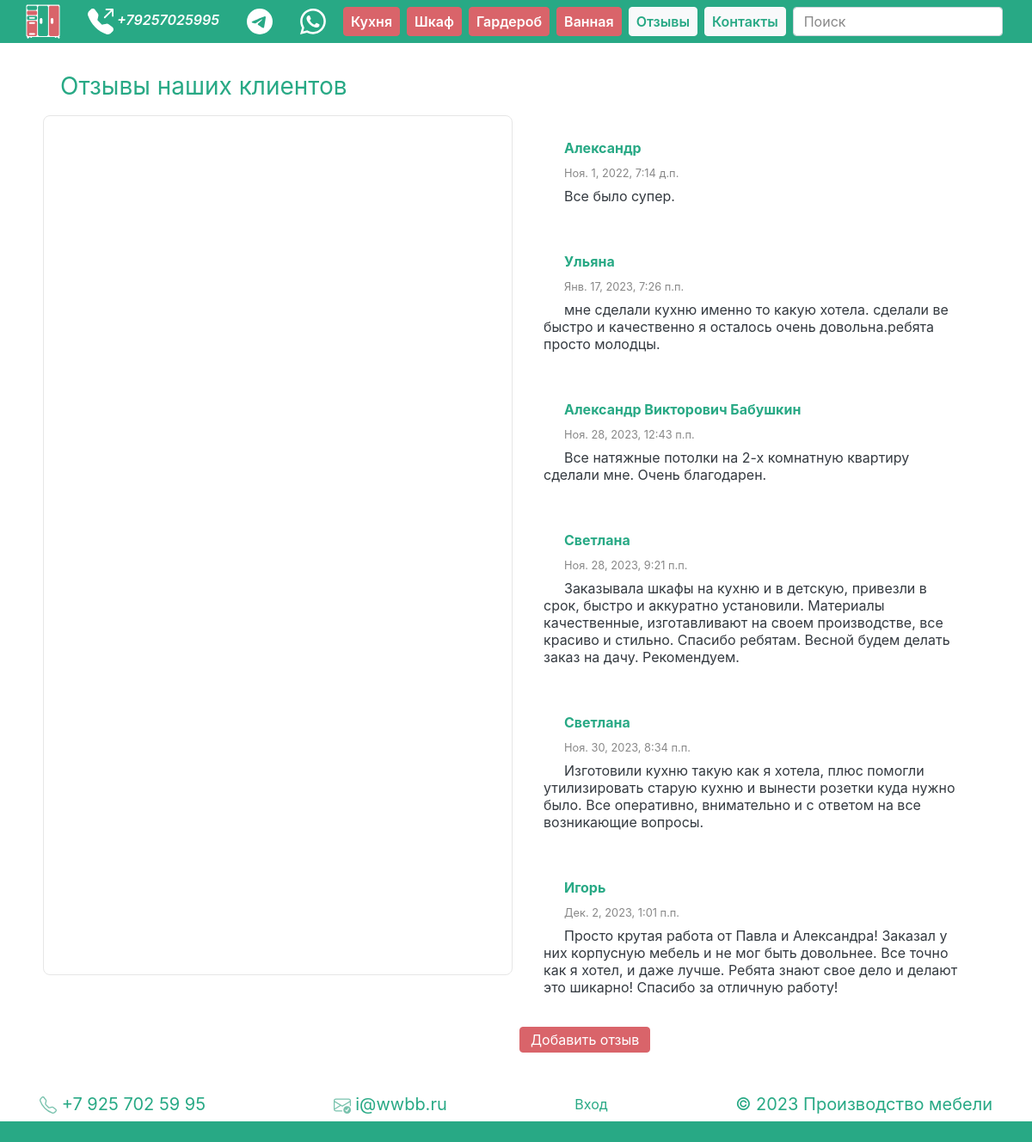
The page /comments on the database its author committed.
### todo/models.py (models this page shows)
class Comment(models.Model):
    name = models.CharField(max_length=100, verbose_name='Ваше имя:')
    comment = models.TextField(verbose_name='Ваш отзыв:')
    public = models.BooleanField(default=False, verbose_name='Опубликован')
    created_at = models.DateTimeField(auto_now_add=True)
    updated_at = models.DateTimeField(auto_now=True)

### todo/comments.py (the view)
# urls.py: path('comments', views.comments, name='comments'),
def comments(request):
    comments = Comment.objects.filter(public=True)
    context = {
        'comments': comments,
        'title': 'МебелЯ: Все отзывы',
        'description':'Все отзывы на производство и установку корпусной мебели wwbb.ru',
    }
    return render(request, 'todo/comments/comments.html', context)

### todo/templates/todo/comments/comments.html (shortened to what this page needs)
{% extends 'todo/footer.html' %}
{% block main_content %}
<div class="container" id="content">
    <h2 class="h3 text-primary">Отзывы наших клиентов</h2>
    <div class="row p-0">
        <div class="col-12 col-lg-6"><iframe
                style="overflow: auto; width:100%; height:125vh;border:1px solid #e6e6e6;border-radius:8px;box-sizing:border-box"
                src="https://yandex.ru/maps-reviews-widget/14645750242?comments">
            </iframe>
        </div>
        <div class="col-12 col-lg-6">
            {% for com in comments %}
            <div class="card m-2">
                <div class="">
                    <div class="card-body">
                        <p class="text-primary"><b>{{ com.name }}</b></p>
                        <p><small class="text-muted">{{ com.created_at }}</small></p>
                        <p>{{ com.comment }}</p>
                    </div>
                </div>
            </div>
            {% endfor %}
            <a href="/add_comment" class="btn btn-secondary">Добавить отзыв</a>
        </div>
    </div>
</div>
{% endblock main_content %}

### todo/templates/todo/footer.html
{% extends 'todo/header.html' %}
{% block footer %}
<div class="bg-white-75">
  <footer class="py-0 my-4 container">
    <div class="d-flex flex-wrap justify-content-between align-items-center">
      <h5>
        <a href="tel:+79257025995">
          <img src="/static/icons/telephone.svg" width="20" height="20">
          +7 925 702 59 95</a>
      </h5>
      <h5>
        <a href="mailto:i@wwbb.ru">
          <img src="/static/icons/envelope-check.svg" width="20" height="20">
          i@wwbb.ru</a>
      </h5>
      {% if user.is_authenticated %}
      <a class="nav-item" href="{% url 'profile' %}">Профиль</a>
      <a class="nav-item" href="{% url 'logout' %}">Выход</a>
      {% else %}
      <a class="nav-item" href="{% url 'login' %}">Вход</a>
      {% endif %}
      <a href="/">
        <h5 class="text-primary">© 2023 Производство мебели</h5>
      </a>
    </div>
  </footer>
</div>
{% endblock footer %}

### todo/templates/todo/header.html (shortened to what this page needs)
{% extends 'todo/base.html' %}
{% block header %}
<nav class="navbar navbar-expand-lg navbar-dark bg-primary fixed-top">
  <div class="container p-0">
    <a class="navbar-brand" href="/">
      <img src="/static/favicon/favicon_white.svg" height="40px">
    </a>
    <a style="white-space: nowrap;" class="nav-link text-white" href="tel:+79257025995">
      <img src="/static/icons/telephone-outbound-fill.svg" height="30px">
      <i class="d-none d-sm-inline">+79257025995</i>
    </a>
    <a class="nav-link text-white" href="https://t.me/+79260480480" target="_blank">
      <img src="/static/icons/telegram_primary.svg" height="30px">
    </a>
    <a class="nav-link text-white" href="https://wa.me/+79260480480?text=С сайта:" target="_blank">
      <img src="/static/icons/whatsapp.svg" height="30px">
    </a>
    <div class="collapse navbar-collapse justify-content-end" id="navbarSupportedContent">
      <ul class="navbar-nav ">
        <li class="nav-item dropdown">
        <li class="nav-item">
          <a class="nav-link btn btn-secondary text-white m-1" href="/tag/кухня">Кухня</a>
        </li>
        <li class="nav-item">
          <a class="nav-link btn btn-secondary text-white m-1" href="/tag/шкаф">Шкаф</a>
        </li>
        <li class="nav-item">
          <a class="nav-link btn btn-secondary text-white m-1" href="/tag/гардероб">Гардероб</a>
        </li>
        <li class="nav-item"><a class="nav-link btn btn-secondary text-white m-1" href="/tag/ванная">Ванная</a>
        </li>
        <li class="nav-item"><a class="nav-link btn btn-light text-primary m-1" href="/comments">Отзывы</a>
        </li>
        <li class="nav-item"><a class="nav-link btn btn-light  text-primary m-1" href="/feedback">Контакты</a>
        </li>
        </li>
        <li class="nav-item">
          <form class="m-1" role="search" action="/search" method="get" style="line-height: .5rem;">
            <input type="text" class="form-control" placeholder="Поиск" aria-label="Search" name="search"
              pattern="[A-Za-zА-Яа-яЁё0-9 \ ]*">
          </form>
        </li>
      </ul>
    </div>
  </div>
</nav>
{% endblock header %}

### todo/templates/todo/base.html (shortened to what this page needs)
<!DOCTYPE html>
<html lang="ru">
<head>
    <link rel="stylesheet" href="/static/css/bootstrap.css">
    <link rel="stylesheet" href="/static/css/custom.css">
    <link rel="stylesheet" href="/static/css/grid.css">
</head>
<body style="padding: 0;">
    {% block header %}
    {% endblock header %}
    {% block main_content %}
    {% endblock main_content %}
    {% block footer %}
    {% endblock footer %}
</body>
</html>

### static/css/custom.css (style rules this page uses)
p, h2 { text-indent: 1.5rem; padding-bottom: .5rem; }
.navbar .nav-item { scale: 1; transition: all .33s; transition-property: all .3s; }

### rows shown on the page
Comment: name "Александр", created_at "Ноя. 1, 2022, 7:14 д.п.", comment "Все было супер."
Comment: name "Ульяна", created_at "Янв. 17, 2023, 7:26 п.п.", comment "мне сделали кухню именно то какую хотела. сделали ве быстро и качественно я осталось очень довольна.ребята просто молодцы."
Comment: name "Александр Викторович Бабушкин", created_at "Ноя. 28, 2023, 12:43 п.п.", comment "Все натяжные потолки на 2-х комнатную квартиру сделали мне. Очень благодарен."
Comment: name "Светлана", created_at "Ноя. 28, 2023, 9:21 п.п.", comment "Заказывала шкафы на кухню и в детскую, привезли в срок, быстро и аккуратно установили. Материалы качественные, изготавливают на своем производстве, все красиво и стильно. Спасибо ребятам. Весной будем делать заказ на дачу. Рекомендуем."
Comment: name "Светлана", created_at "Ноя. 30, 2023, 8:34 п.п.", comment "Изготовили кухню такую как я хотела, плюс помогли утилизировать старую кухню и вынести розетки куда нужно было. Все оперативно, внимательно и с ответом на все возникающие вопросы."
Comment: name "Игорь", created_at "Дек. 2, 2023, 1:01 п.п.", comment "Просто крутая работа от Павла и Александра! Заказал у них корпусную мебель и не мог быть довольнее. Все точно как я хотел, и даже лучше. Ребята знают свое дело и делают это шикарно! Спасибо за отличную работу!"
